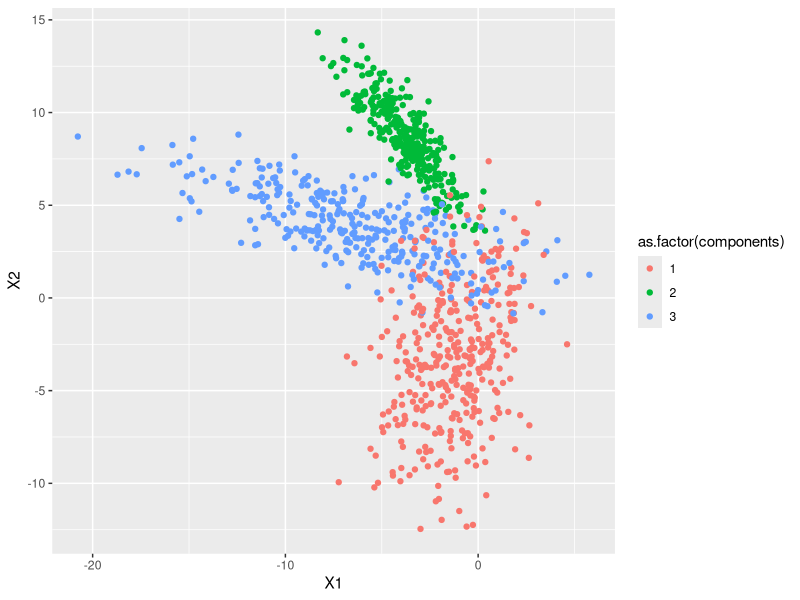

This figure's R source:
## ---- chunk 1
knitr::opts_chunk$set(echo = TRUE)

library(MASS)
library(ggplot2)
## ---- chunk 2
# functions: 
grahm_schimdtR <- function(A) {
    m <- nrow(A)
    n <- ncol(A)
    Q <- matrix(0, nrow = m, ncol = n)
    R <- matrix(0, nrow = n, ncol = n)
    for (j in 1:n) {
    v <- A[ , j, drop = FALSE]
        if (j > 1) {
          for(i in 1:(j-1)) {
            R[i, j] <- t(Q[,i,drop = FALSE]) %*% A[ , j, drop = FALSE]
            v <- v - R[i, j] * Q[ ,i]
          }
        }
    R[j, j] = norm(v, type = "2")
    Q[ ,j] = v / R[j, j]
    }

    return(list("Q" = Q, "R" = R))
}


sample_mixture <- function(n, d, k, mean_list, variance_list, component_probs) {
  
  samples <- matrix(0, n, d)
  components <- sample(x = (1:k), size = n, replace = TRUE, prob = component_probs)
  
  for (i in (1:n)) {
    component_i <- components[i]
    mean_i <- mean_list[[component_i]]
    variance_i <- variance_list[[component_i]]
    sample_i <- mvrnorm(n = 1, mu = mean_i, variance_i)
    
    samples[i, ] <- sample_i
  }
  
  samples_df <- data.frame(samples)
  samples_df$components <- components
  
  return(samples_df)
}
## ---- chunk 3
# sampling:

# number of samples
n <- 1000
# dimension of data
d <- 3
# number of components in mixture
k <- 3
# component probabilities
component_probs <- c(rep(1/3, k))
# component means
mean_list <- vector(mode = "list", length = k)
# component covariance matrices
variance_list <- vector(mode = "list", length = k)

# populate mean and variance lists
for (i in (1:k)) {
  mean_i <- runif(n = d, min = -20, max = 20)
  variance_i <- crossprod(matrix(runif(n = d^2, min = -3, max = 3), d, d))
  
  mean_list[[i]] <- mean_i
  variance_list[[i]] <- variance_i
}

samples <- sample_mixture(n, d, k, mean_list, variance_list, component_probs)
## ---- chunk 4
# plotting:

samples_df <- data.frame(samples)
ggplot(samples_df) + geom_point(aes(x = X1, y = X2, color = as.factor(components)))
## ---- chunk 5
# compress: 

samples_df_compressed <- samples_df[, c(d, d+1)]
samples_df_compressed$components <- samples_df$components

for (i in (1:n)) {
  sample_i <- t(samples_df[i, (1:d)])
  component_i <- samples_df$components[i]
  
  sig_i <- variance_list[[component_i]]
  eigen_sig_i <- eigen(sig_i)
  V <- eigen_sig_i$vectors
  Lam_sqrt <- diag(sqrt(eigen_sig_i$values))
  sig_i_sqrt <- V %*% Lam_sqrt %*% t(V)
  
  samples_df_compressed[i, 1] <- crossprod(sig_i_sqrt %*% sample_i)
}

head(samples_df_compressed)
## ---- chunk 6
# Reconstruction
X <- matrix(rnorm(d, d), d, d)
QR_decomp <- grahm_schimdtR(X)
Q <- QR_decomp$Q


